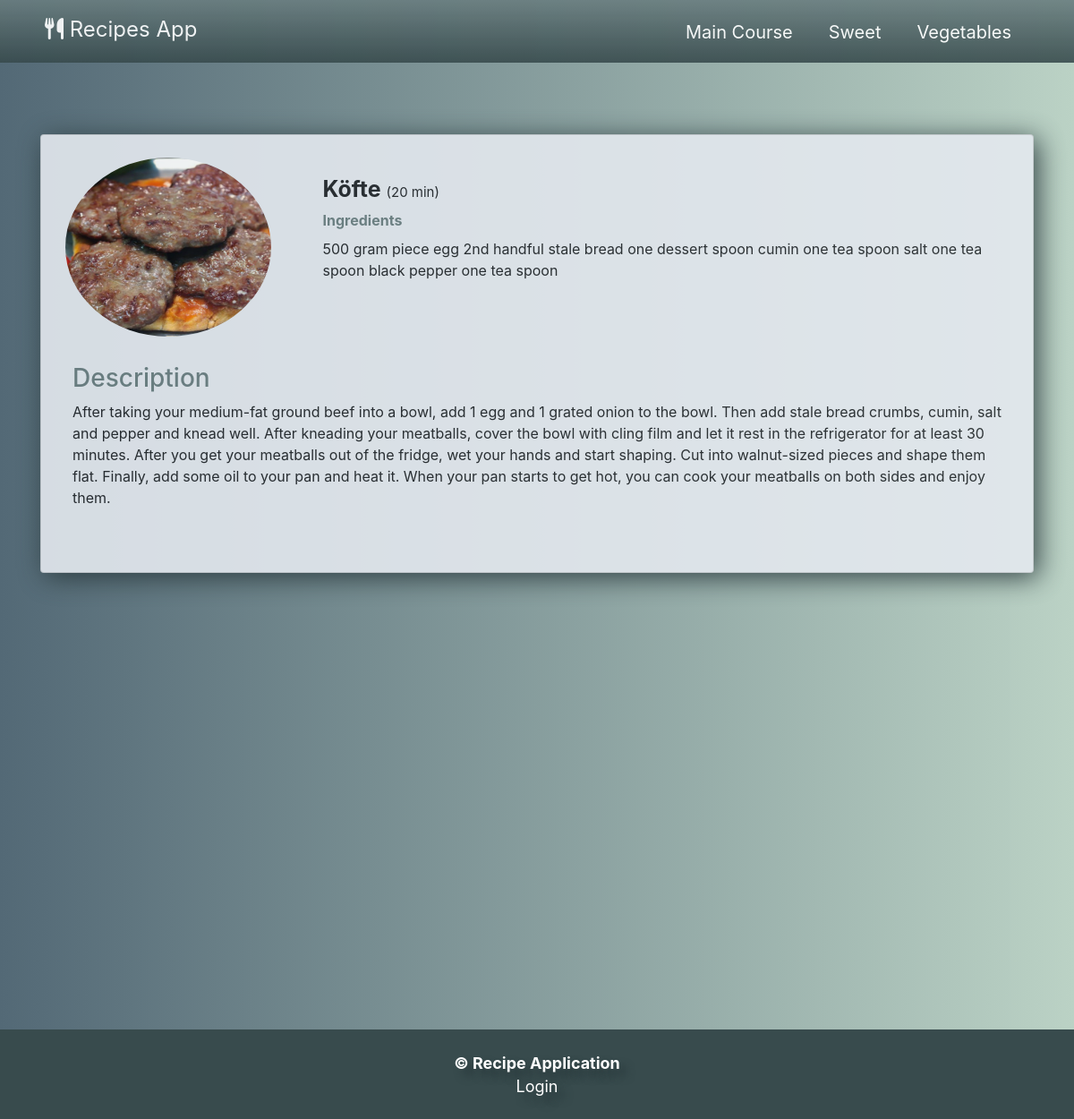
The page /maincourse/1 on the database its author committed.
### recipeapp/models.py (models this page shows, shortened)
class maincoursedb(models.Model):
    title = models.CharField(max_length=30)
    image = models.CharField(max_length=30)
    description = models.TextField(max_length=850)
    category = models.CharField(max_length=25)
    time = models.CharField(max_length=20)
    descriptiondetail = models.TextField(max_length=1300)
    ingredient = models.TextField(max_length=450)

### recipeapp/views.py (the view)
# urls.py: path('maincourse/<int:id>', views.maincourse_detail, name="maincourse_detail"),
def maincourse_detail(request, id):
    post = maincoursedb.objects.get(id=id)
    return render(request, 'partials/maincourse/maincourse-detail.html', {
        "post": post
    })

### templates/partials/maincourse/maincourse-detail.html (shortened to what this page needs)
{% extends 'base.html' %}
{% load static %}
{% block link %}
    <link rel="stylesheet" href="{% static 'css/posts.css' %}">
{% endblock %}
{% block navbar %} {% include 'partials/navbar.html' %} {% endblock %}
{% block main %}
    <div class="container">
    <div class="card mb-3 post card-details">
    <div class="row">
        <div class="col-md-3 text-center">
          <img src="{% static "images/maincourse/"|add:post.image %}" alt="" class="img-fluid">
        </div>
        <div class="col-md-9">
            <div class="card-body">
               <h5 class="card-title-details">{{ post.title }} <span class="time">({{ post.time }})</span></h5>
                <span class="ingredients-title">Ingredients</span>
                <p class="ingredients pt-2">
                    {{ post.ingredient }}
                </p>
            </div>
        </div>
        <div class="content card-body">
            <span class="ingredients-title"><h3>Description</h3></span>
            <p class="mt-1">{{ post.descriptiondetail }}</p>
        </div>
    </div>
</div>
</div>
{% endblock %}

### static/css/base.css (style rules this page uses)
* { padding: 0; margin: 0; box-sizing: border-box; }
.row { display: flex; justify-content: space-between; padding: 20px; margin: 5px; }

### static/css/posts.css (style rules this page uses)
.container .card { opacity: 0.9; }
.time { font-weight: lighter; font-size: 15px; }
.post { margin-top: 150px; }
.post img { border-radius: 50%; }
.content { padding: 30px; }
.ingredients-title { font-weight: bold; color: #6a7e80; }
.card-title-details { font-weight: bold; font-size: 25px; }
.card-details { box-shadow: 5px 5px 30px #28383b; background: #e4e9ef; }
.card img { height: 200px; width: 230px; }

### rows shown on the page
maincoursedb: image (picture), title "Köfte", time "20 min", ingredient "500 gram piece egg 2nd handful stale bread one dessert spoon cumin one tea spoon salt one tea spoon black pepper one tea spoon", descriptiondetail "After taking your medium-fat ground beef into a bowl, add 1 egg and 1 grated onion to the bowl. Then add stale bread crumbs, cumin, salt and pepper and knead well. After kneading your meatballs, cover the bowl with cling film and let it rest in the refrigerator for at least 30 minutes. After you get your meatballs out of the fridge, wet your hands and start shaping. Cut into walnut-sized pieces and shape them flat. Finally, add some oil to your pan and heat it. When your pan starts to get hot, you can cook your meatballs on both sides and enjoy them."
